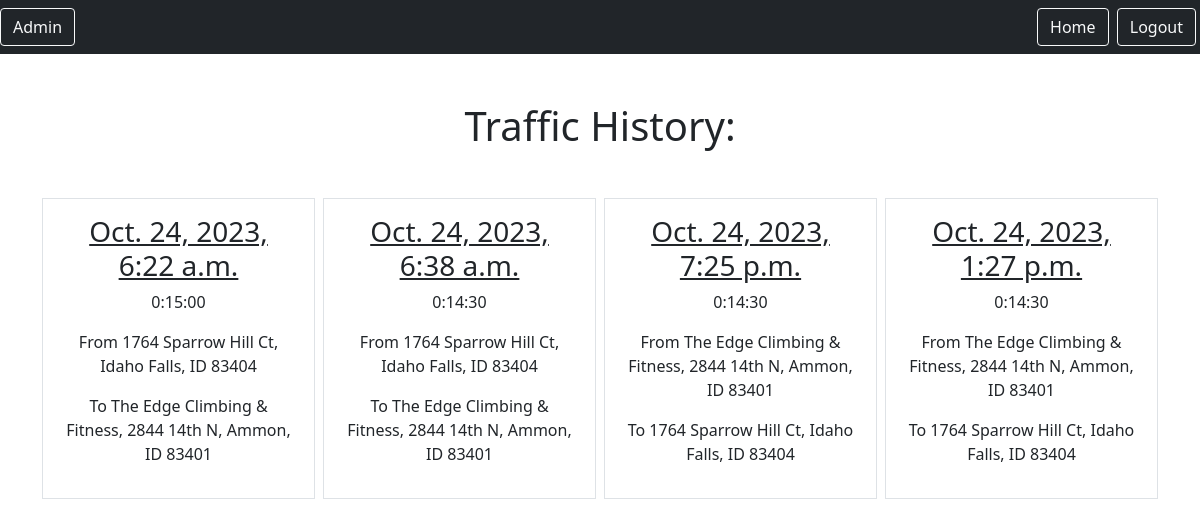
Screenshot of /traffic/ (signed in) with the database file from the repository.
### traffic/models.py (models this page shows, shortened)
class TrafficReport(models.Model):
    start_location = models.ForeignKey(Address, on_delete=models.SET_NULL, related_name='traffic_start', null=True)
    end_location = models.ForeignKey(Address, on_delete=models.SET_NULL, related_name='traffic_end', null=True)
    created = models.DateTimeField(auto_now_add=True)
    travel_time = datetime.timedelta(minutes=14, seconds=30)
    duration = models.DurationField(editable=False, default=travel_time, auto_created=True)

class Address(models.Model):
    address = models.TextField()
    latitude = models.DecimalField(decimal_places=6, max_digits=9)
    longitude = models.DecimalField(decimal_places=6, max_digits=9)
    class Meta:
        verbose_name_plural = "Addresses"

### traffic/views.py (the view)
# urls.py: path('', views.TrafficListView.as_view(), name='traffic.list'),
class TrafficListView(LoginRequiredMixin, ListView):
    model = TrafficReport
    context_object_name = "traffic_list"
    template_name = "traffic/traffic_list.html"
    login_url = "/login"
    def get_queryset(self):
        print(TrafficReport.objects.all())
        return TrafficReport.objects.all()

### traffic/templates/traffic/traffic_list.html
{% extends "base.html" %}
{% block content %}
<h1 class="my-5">Traffic History:</h1>
<div class="row row-cols3 g-2">
    {% for traffic_report in traffic_list %}
    <div class="col">
        <div class="p-3 border">
            <a href="{% url 'traffic.detail' pk=traffic_report.id %}" class="text-dark text-decoration-non">
                <h3>{{traffic_report.created}}</h3>
            </a>
            <p>{{traffic_report.duration}}</p>
            <p>From {{traffic_report.start_location.address}}</p>
            <p>To {{traffic_report.end_location.address}}</p>
        </div>
    </div>
    {% endfor %}
</div>
{% endblock %}

### static/templates/base.html (shortened to what this page needs)
{% load static %}
<html>
<head>
    <link href="https://cdn.jsdelivr.net/npm/bootstrap@5.0.1/dist/css/bootstrap.min.css" rel="stylesheet">
</head>
<body>
    <nav class='navbar navbar-dark bg-dark'>
        <a href="{% url 'admin:index'%}" class="btn btn-outline-light me-1">Admin</a>
        <div class='ms-auto'>
            {% if user.is_authenticated %}
            <a href="{% url 'home'%}" class="btn btn-outline-light me-1">Home</a>
            <a href="{% url 'logout'%}" class="btn btn-outline-light me-1">Logout</a>
            {% else %}
            <a href="{% url 'login'%}" class="btn btn-outline-light me-1">Login</a>
            <a href="{% url 'signup'%}" class="btn btn-outline-light me-1">Signup</a>
            {% endif %}
        </div>
    </nav>
    <div class="my-5 text-center container">
        {% block content %}
        {% endblock %}
    </div>
</body>
</html>

### rows the page displays
TrafficReport: created "Oct. 24, 2023, 6:22 a.m.", duration "0:15:00", start_location.address "1764 Sparrow Hill Ct, Idaho Falls, ID 83404", end_location.address "The Edge Climbing & Fitness, 2844 14th N, Ammon, ID 83401"
TrafficReport: created "Oct. 24, 2023, 6:38 a.m.", duration "0:14:30", start_location.address "1764 Sparrow Hill Ct, Idaho Falls, ID 83404", end_location.address "The Edge Climbing & Fitness, 2844 14th N, Ammon, ID 83401"
TrafficReport: created "Oct. 24, 2023, 7:25 p.m.", duration "0:14:30", start_location.address "The Edge Climbing & Fitness, 2844 14th N, Ammon, ID 83401", end_location.address "1764 Sparrow Hill Ct, Idaho Falls, ID 83404"
TrafficReport: created "Oct. 24, 2023, 1:27 p.m.", duration "0:14:30", start_location.address "The Edge Climbing & Fitness, 2844 14th N, Ammon, ID 83401", end_location.address "1764 Sparrow Hill Ct, Idaho Falls, ID 83404"
